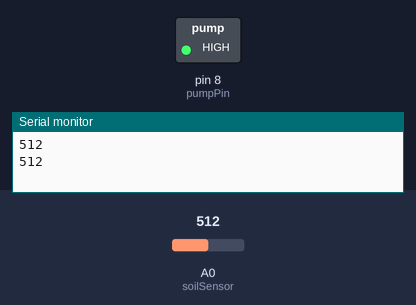
A sketch run on a simulated Arduino Uno, built with avr-gcc and run on an emulated ATmega328P. Parts: switched loads named in the sketch (green lamp = pin HIGH), the last lines printed to the serial monitor. Inputs (shaded band) come from the test bench; at power-on: A0 (soilSensor) = 512.

Above: at 6.4 s.
6.5 s: A0 (soilSensor) set to 411
11.5 s: A0 (soilSensor) set to 387
At 15.8 s:
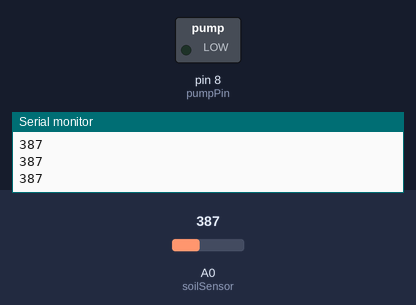
Timing chart, 0 to 17.3 s (numbered marks = the images above; inputs shaded):
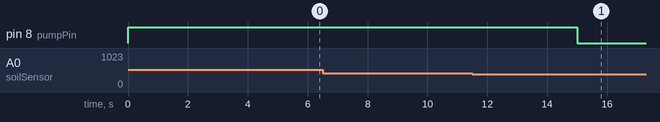

Measured:
- the behaviour switches between 400 and 399 on A0 (soilSensor) (found by bisection; images 0 and 1)
- after the input at 11.5 s, pin 8 (pumpPin): HIGH → LOW after 3.5 s

The sketch:

wateringSystem.ino
```cpp
int soilSensor = A0; //A0 pin
int pumpPin = 8; //relay pin

void setup() {
  pinMode(soilSensor, INPUT);
  pinMode(pumpPin, OUTPUT);
  Serial.begin(9600);
}

void loop() {
  if(analogRead(soilSensor) >= 400){
    Serial.println(analogRead(soilSensor));
    digitalWrite(pumpPin, HIGH);
    delay(5000); // Pump runnig time (1.5 second)
    digitalWrite(pumpPin, LOW);
  }
  else{
    Serial.println(analogRead(soilSensor));
  }
  delay(3); // 1hour (pump stop time)
}
```
